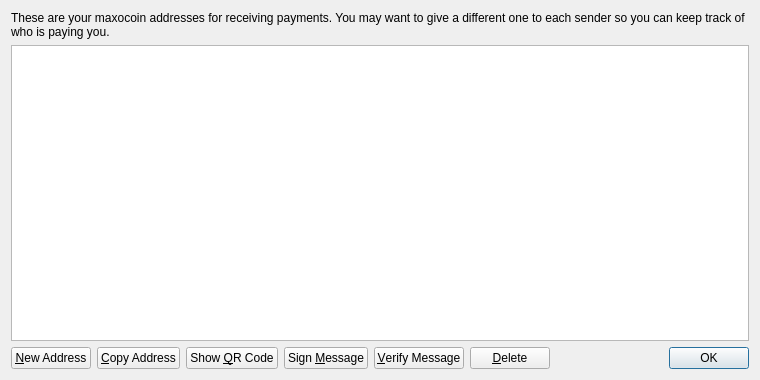
<?xml version="1.0" encoding="UTF-8"?>
<ui version="4.0">
 <class>AddressBookPage</class>
 <widget class="QWidget" name="AddressBookPage">
  <property name="geometry">
   <rect>
    <x>0</x>
    <y>0</y>
    <width>760</width>
    <height>380</height>
   </rect>
  </property>
  <property name="windowTitle">
   <string>Address Book</string>
  </property>
  <layout class="QVBoxLayout" name="verticalLayout">
   <item>
    <widget class="QLabel" name="labelExplanation">
     <property name="text">
      <string>These are your maxocoin addresses for receiving payments. You may want to give a different one to each sender so you can keep track of who is paying you.</string>
     </property>
     <property name="textFormat">
      <enum>Qt::PlainText</enum>
     </property>
     <property name="wordWrap">
      <bool>true</bool>
     </property>
    </widget>
   </item>
   <item>
    <widget class="QTableView" name="tableView">
     <property name="contextMenuPolicy">
      <enum>Qt::CustomContextMenu</enum>
     </property>
     <property name="toolTip">
      <string>Double-click to edit address or label</string>
     </property>
     <property name="tabKeyNavigation">
      <bool>false</bool>
     </property>
     <property name="alternatingRowColors">
      <bool>true</bool>
     </property>
     <property name="selectionMode">
      <enum>QAbstractItemView::SingleSelection</enum>
     </property>
     <property name="selectionBehavior">
      <enum>QAbstractItemView::SelectRows</enum>
     </property>
     <property name="sortingEnabled">
      <bool>true</bool>
     </property>
     <attribute name="verticalHeaderVisible">
      <bool>false</bool>
     </attribute>
    </widget>
   </item>
   <item>
    <layout class="QHBoxLayout" name="horizontalLayout">
     <item>
      <widget class="QPushButton" name="newAddressButton">
       <property name="toolTip">
        <string>Create a new address</string>
       </property>
       <property name="text">
        <string>&amp;New Address</string>
       </property>
       <property name="icon">
        <iconset resource="../bitcoin.qrc">
         <normaloff>:/icons/add</normaloff>:/icons/add</iconset>
       </property>
      </widget>
     </item>
     <item>
      <widget class="QPushButton" name="copyToClipboard">
       <property name="toolTip">
        <string>Copy the currently selected address to the system clipboard</string>
       </property>
       <property name="text">
        <string>&amp;Copy Address</string>
       </property>
       <property name="icon">
        <iconset resource="../bitcoin.qrc">
         <normaloff>:/icons/editcopy</normaloff>:/icons/editcopy</iconset>
       </property>
      </widget>
     </item>
     <item>
      <widget class="QPushButton" name="showQRCode">
       <property name="text">
        <string>Show &amp;QR Code</string>
       </property>
       <property name="icon">
        <iconset resource="../bitcoin.qrc">
         <normaloff>:/icons/qrcode</normaloff>:/icons/qrcode</iconset>
       </property>
      </widget>
     </item>
     <item>
      <widget class="QPushButton" name="signMessage">
       <property name="toolTip">
        <string>Sign a message to prove you own a maxocoin address</string>
       </property>
       <property name="text">
        <string>Sign &amp;Message</string>
       </property>
       <property name="icon">
        <iconset resource="../bitcoin.qrc">
         <normaloff>:/icons/edit</normaloff>:/icons/edit</iconset>
       </property>
      </widget>
     </item>
     <item>
      <widget class="QPushButton" name="verifyMessage">
       <property name="toolTip">
        <string>Verify a message to ensure it was signed with a specified maxocoin address</string>
       </property>
       <property name="text">
        <string>&amp;Verify Message</string>
       </property>
       <property name="icon">
        <iconset resource="../bitcoin.qrc">
         <normaloff>:/icons/transaction_0</normaloff>:/icons/transaction_0</iconset>
       </property>
      </widget>
     </item>
     <item>
      <widget class="QPushButton" name="deleteButton">
       <property name="toolTip">
        <string>Delete the currently selected address from the list</string>
       </property>
       <property name="text">
        <string>&amp;Delete</string>
       </property>
       <property name="icon">
        <iconset resource="../bitcoin.qrc">
         <normaloff>:/icons/remove</normaloff>:/icons/remove</iconset>
       </property>
      </widget>
     </item>
     <item>
      <spacer name="horizontalSpacer">
       <property name="orientation">
        <enum>Qt::Horizontal</enum>
       </property>
       <property name="sizeHint" stdset="0">
        <size>
         <width>40</width>
         <height>20</height>
        </size>
       </property>
      </spacer>
     </item>
     <item>
      <widget class="QDialogButtonBox" name="buttonBox">
       <property name="sizePolicy">
        <sizepolicy hsizetype="Maximum" vsizetype="Fixed">
         <horstretch>0</horstretch>
         <verstretch>0</verstretch>
        </sizepolicy>
       </property>
       <property name="standardButtons">
        <set>QDialogButtonBox::Ok</set>
       </property>
      </widget>
     </item>
    </layout>
   </item>
  </layout>
 </widget>
 <resources>
  <include location="../bitcoin.qrc"/>
 </resources>
 <connections/>
</ui>
